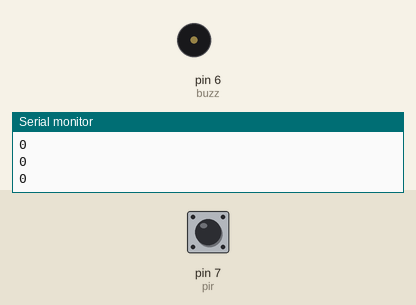
Recording of a sketch running on a simulated Arduino Uno, built with avr-gcc and run on an emulated ATmega328P. On the bench: buzzer (waves = sounding), the last lines printed to the serial monitor. Inputs (shaded band) come from the test bench; at power-on: pin 7 (pir) LOW. The modem accepts every AT command (registered, SIM ready, sends succeed) and sends nothing else.

Above: at 5.2 s.
5.3 s: pin 7 (pir) pulsed HIGH 2 times (0.12 s each, 0.3 s apart)
At 8.8 s:
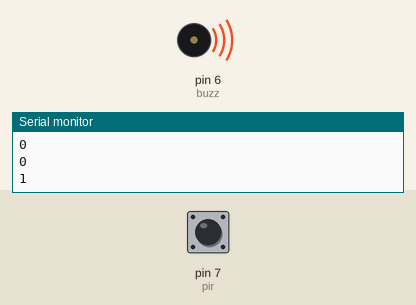
Timing chart, 0 to 13.3 s (numbered marks = the images above; inputs shaded):
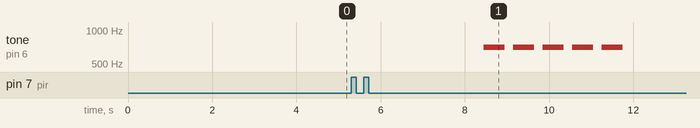

Measured:
- after the input at 5.3 s, tone on pin 6 (buzz): alternates 700 Hz for 0.50 s and silent for 0.20 s, 10 changes in all, then stays silent, starting after 3.2 s

The sketch:

Final_code.ino
```cpp
#include <SoftwareSerial.h>

#define rx 2
#define tx 3
#define pir 7
#define buzz 6

//#define led 8

String user_sim_number = "+94773751023" ;      // Change this to your number

unsigned long previousTime ;

bool SEND_NOTI = true ;

SoftwareSerial gsm(rx, tx);               // Creating SoftwareSerial object

void setup() {
  Serial.begin(9600); // Remove this
  gsm.begin(9600);
  pinMode(pir, INPUT);     // Input pin to get the signal from PIR sensor
  pinMode(buzz, OUTPUT);   // to connect the buzzer
  //pinMode(led, OUTPUT);

  gsm.println("AT+CNMI=2,2,0,0,0");        // Recieve the messages in text type , (1,2,0,0,0) is for recieve messages as indexes
  delay(2000);

  gsm.println("AT+CMGF=1");                // AT+CMGF=0 is (SMS PDU mode)  -> calling alert mode
  delay(2000);                                        // AT+CMGF=1 is (SMS text mode) -> SMS alert mode

  //gsm.println("AT+CSCS='GSM'");
  //delay(1000);
                                           // Here we use SMS alert mode by default
}
                                                      // Take 2 + 2 + 1 = 5 seconds to initialize

void loop() {

  SearchForCommands();

  main_function();

}


void main_function()
{
  int pir_val = digitalRead(pir);             // Taking the Output value of the PIR Sensor
  Serial.println(pir_val);
  if (pir_val == 1)
  {

    if (SEND_NOTI) {                    // If notification feature has been enabled, Send a text "Motion Detected"

      Sendtext("Motion Detected");      // Here you can choose notifying method either call or SMS, by default it is SMS
      //Call();

    }


    Alarm(5);              //After the call or SMS,again beep the alarm 20 times to ensure the security, This can be change to whatever value you preserve

  }


}


void SearchForCommands() {

  if (gsm.available() > 0) {

    String msg = gsm.readString();
    //Serial.println(msg);
    if (msg.indexOf("+CMT") >= 0) {                 // Make sure we are reading SMS , otherwise it could be something else

      //String incoming_number = msg.substring(9, 21); // Extracting the incoming number from text

      if (msg.indexOf(user_sim_number)>=0) {     // Ensure that gsm can be controlled by only user

        String msg_context = msg.substring(msg.indexOf("TD "),msg.indexOf("TD ")+10);     // Extracting the message context

        msg_context.trim();                         // removing unwanted newlines and characters
        Serial.println(msg_context);
        if (msg_context.equals("TD ON")) {

          SEND_NOTI = true;
          Sendtext("Notifications turned ON");                 // Do responsible tasks that have been assigned to specific commands sent by user

        }
        else if (msg_context.equals("TD OFF")) {

          SEND_NOTI = false;
          Sendtext("Notifications turned OFF");

        }
        else if (msg_context.equals("TD HELP")) {

          Sendtext("ON   - turn on notifications \nOFF - turn off notifications");

        }
        else {

          Sendtext("Invalid command !... type 'TD HELP'");

        }
      }
    }
  }
}
```

Notifiy.ino
```cpp
void Call() {

  gsm.println("ATD" + user_sim_number + ";");
  previousTime = millis();
  unsigned long currentTime;

  while (1) {
    currentTime = millis();
    if (currentTime - previousTime > 25000) {
      gsm.println("ATH");                // Hangout the call after 25 seconds
      break;
    }
    else {
      Alarm(1);                          // Until 25 seconds elapse, Alarm will continously beep
      continue;
    }

  }

}

void Sendtext(String message) {

  gsm.println("AT+CMGS=\"" + user_sim_number + "\"\r");
  delay(2000);
  gsm.println(message);
  delay(1000);
  gsm.println((char)26);      // Ascii value for Ctrl+z , which indicates the end of a message
  delay(100);
}

void Alarm(int cycles) {      // Alarm tone for the buzzer

  int i = 0;
  while (i < cycles) {

    tone(buzz, 700);
    delay(500);
    noTone(buzz);
    delay(200);
    i++;

  }

}
```
